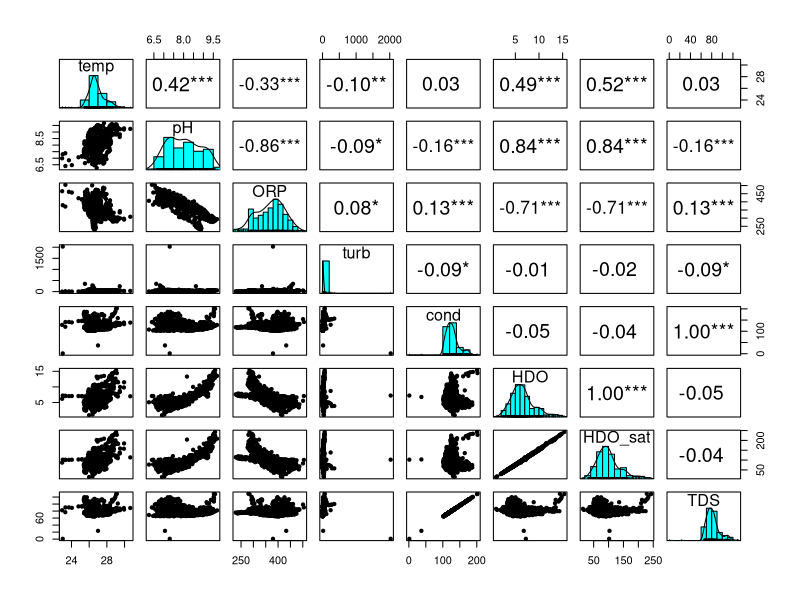
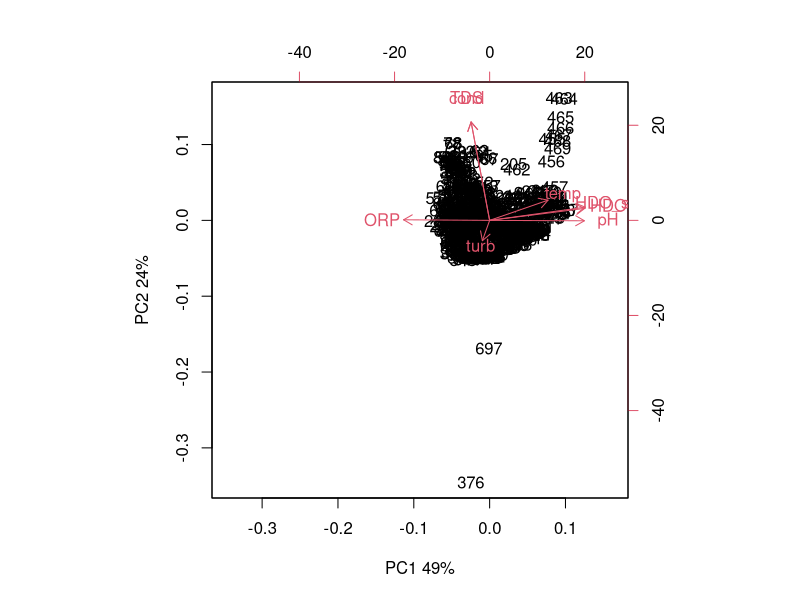
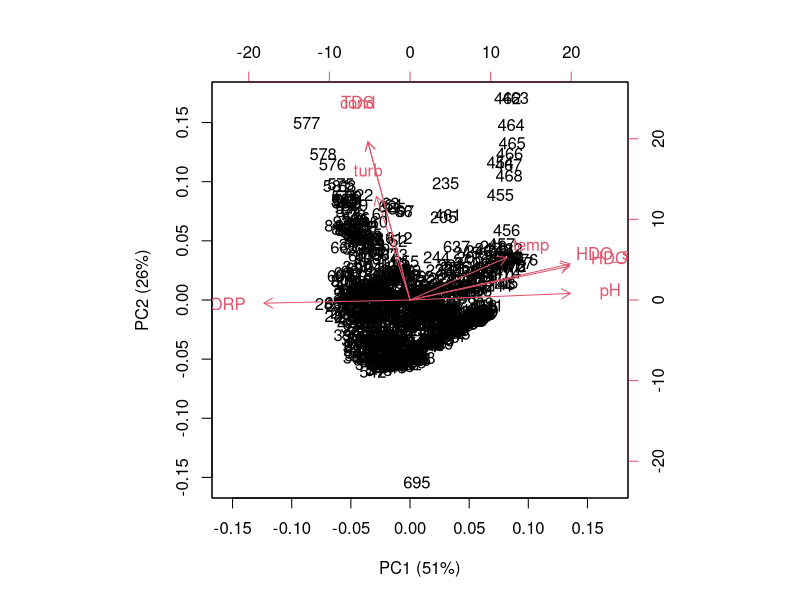
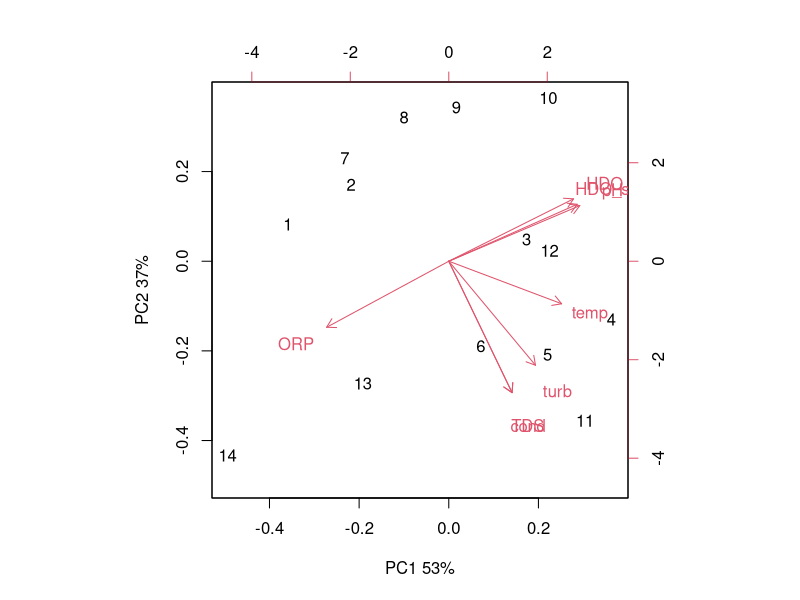
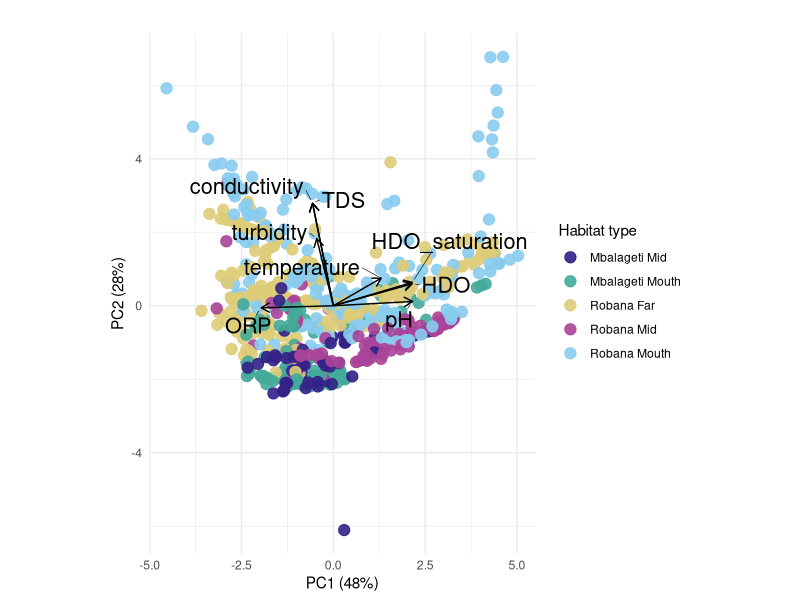

The R script that drew these images, in order: (Note: this script raises an error after producing the figures.)
rm(list = ls())

# load libraries
library(tidyverse)  # includes dplyr, ggplot2
library(vegan)      # multivariate analysis of ecological community data   
library(psych)      # useful for panel plots of multivariate datasets
library(ggrepel)    # label placement for ggplot2 to avoid overlapping text
library(patchwork)  # combine multiple ggplot2 plots into one layout 

# load data_water
data_water <- read.csv("data_water.csv") |>
  dplyr::mutate(transect_date_time = paste(transect_ID, substr(date_time_end, 1, 6), substr(date_time_start, 12, 16), sep = " "))|>
  mutate(date=as.Date(date, format= "%d-%b-%Y"),
         habitat_detailed = case_when(
           transect_ID %in% c("pap_1", "pap_2") ~ "Papyrus Mbalageti Mouth",
           transect_ID %in% c("pap_3", "pap_4") ~ "Papyrus Robana Mouth",
           transect_ID %in% c("pap_5", "pap_6") ~ "Papyrus Robana Far",
           transect_ID %in% c("tree_1", "tree_2") ~ "Tree Mbalageti Mid",
           transect_ID %in% c("tree_3", "tree_4") ~ "Tree Robana Mid",
           transect_ID %in% c("tree_5", "tree_6") ~ "Tree Robana Mouth",
           transect_ID %in% c("tree_7", "tree_8") ~ "Tree Robana Far",
           TRUE ~ NA_character_),
         habitat_main = case_when(
           transect_ID %in% c("pap_1", "pap_2","pap_3", "pap_4","pap_5", "pap_6" ) ~ "Papyrus",
           transect_ID %in% c("tree_1", "tree_2","tree_3", "tree_4","tree_5", "tree_6","tree_7", "tree_8") ~ "Trees",
           TRUE ~ NA_character_),
         distance_to_river_mouth= case_when(
           transect_ID %in% c("pap_1", "pap_2", "pap_3", "pap_4", "tree_5", "tree_6") ~ "Mouth",
           transect_ID %in% c("tree_1", "tree_2", "tree_3", "tree_4") ~ "Mid",
           transect_ID %in% c("pap_5", "pap_6", "tree_7", "tree_8") ~ "Far"
         ),
         distance_to_river_mouth= factor(distance_to_river_mouth, levels= c("Mouth", "Mid", "Far")),
         habitat_detailed_2= case_when(
           transect_ID %in% c("pap_1", "pap_2") ~ "Mbalageti Mouth",
           transect_ID %in% c("pap_3", "pap_4","tree_5", "tree_6") ~ "Robana Mouth",
           transect_ID %in% c("pap_5", "pap_6","tree_7", "tree_8") ~ "Robana Far",
           transect_ID %in% c("tree_1", "tree_2") ~ "Mbalageti Mid",
           transect_ID %in% c("tree_3", "tree_4") ~ "Robana Mid",
           TRUE ~ NA_character_),
         river= case_when(
           transect_ID %in% c("pap_1", "pap_2", "tree_1", "tree_2") ~ "Mbalageti",
           transect_ID %in% c("pap_3", "pap_4", "pap_5", "pap_6", "tree_3", "tree_4","tree_5", "tree_6", "tree_7", "tree_8") ~ "Robana"
         ))


# explore the correlations among the factors in a panel pairs plot
psych::pairs.panels(data_water |> dplyr::select(temp, pH, ORP, turb, cond, HDO, HDO_sat, TDS),smooth=F,ci=T,ellipses=F,stars=T,method="pearson")
# very strong relation between conductivity and TDS, one on one correlation
# HDO and HDO_sat one on one correlation
# strong negative correlation between ORP and HDO & HDO_sat
# strong positive correlation between pH and HDO
# strong negative correlation between pH and ORP

# PCA with all data
pca_input <- data_water |>
  dplyr::select(temp, pH, ORP, turb, cond, HDO, HDO_sat, TDS)|>
  filter(if_all(everything(), ~ !is.na(.) & !is.infinite(.)))

pca_result <- prcomp(pca_input,center=T, scale. = TRUE)
pca_result
summary(pca_result)

biplot(pca_result,xlab="PC1 49%",ylab="PC2 24%")

# points 376, 621 and 739 seem to be outliers, in the original dataframe of data_water these are rows 377, 622 and 740
# point 376 has a very high turbidity, very low conductivity and low TDS, depth 0.46
# point 376 was recorded at 11:07:58, which coincides with the exact start time of the transect, seconds moved = 2 and meters moved = 2  suggesting the multiprobe may not yet have been fully submerged. The shallow depth (0.46m) supports this assumption. Partial submersion may also explain the unusually high HDO saturation and turbidity, as the sensors may have measured surface water or even been partially exposed to air.
# there is some time issue with the Manta multimeter probe therefore it could be that the measurement already started but, while the transect was not yet started

# point 621: TDS relatively low, conductivity low, turbidity high, depth 0.47, suggest that the probe is held more close to the surface
# point 739 also has low conductivity and TDS.
# most values of conductivity in the df are above 100 and TDS above 70, these three data points deviate strongly
# remove these three outliers from the data set, as these might not be representative measurements

pca_input2 <- data_water |>
  dplyr::slice(c(-377,-622,-740)) |>
  dplyr::select(temp, pH, ORP, turb, cond, HDO, HDO_sat, TDS)|>
  filter(if_all(everything(), ~ !is.na(.) & !is.infinite(.)))

pca_result <- prcomp(pca_input2,center=T, scale. = TRUE)
pca_result
summary(pca_result)

biplot(pca_result, xlab = "PC1 (51%)", ylab = "PC2 (26%)")
# now the plot looks better, still there seems to be a cluster of points to the right

# try PCA with averaged data
pca_input_avg <- data_water |>
  dplyr::slice(c(-377,-622, -740)) |>
  dplyr::filter(if_all(c(temp, pH, ORP, turb, cond, HDO, HDO_sat, TDS),
                       ~ !is.na(.) & !is.infinite(.))) |>
  dplyr::group_by(transect_ID) |>
  dplyr::summarise(
    temp = mean(temp),
    pH = mean(pH),
    ORP = mean(ORP),
    turb = mean(turb),
    cond = mean(cond),
    HDO = mean(HDO),
    HDO_sat = mean(HDO_sat),
    TDS = mean(TDS),
    .groups = "drop"
  )

pca_result_avg <- prcomp(
  pca_input_avg |> dplyr::select(-transect_ID),
  center = TRUE,
  scale. = TRUE
)
pca_result_avg
summary(pca_result_avg)

biplot(pca_result_avg,xlab="PC1 53%",ylab="PC2 37%")
# so the raw data explains 51+26= 76% of all variation
# averaged data explains 53+37= 90% of all variation

# comparing the two biplots, the arrows of temp, turb, cond and TDS seem to change direction
# try o find out why this is

# compute correlation matrices
cor_raw <- cor(pca_input2, use = "pairwise.complete.obs")
cor_avg <- cor(pca_input_avg |> dplyr::select(temp, pH, ORP, turb, cond, HDO, HDO_sat, TDS), use = "pairwise.complete.obs")

# convert matrices to long format data frames
cor_raw_df <- as.data.frame(as.table(cor_raw)) |>
  rename(Var1 = Var1, Var2 = Var2, Correlation_raw = Freq)

cor_avg_df <- as.data.frame(as.table(cor_avg)) |>
  rename(Var1 = Var1, Var2 = Var2, Correlation_avg = Freq)

# join on Var1 and Var2
cor_compare <- left_join(cor_raw_df, cor_avg_df, by = c("Var1", "Var2")) |>
  arrange(Var1, Var2)

# view table
print(cor_compare)
# temperature vs turbidity changes from 0.07 (weak positive) in raw to 0.50 (moderate positive) in averaged.
# ORP vs turbidity flips from 0.23 (positive) in raw to -0.08 (negative) in averaged.
# conductivity vs turbidity increases from 0.44 (moderate) in raw to 0.87 (very strong positive) in averaged.
# conductivity vs temp flips from (-0.11) in raw to 0.47 (moderate positive) in averaged.
# pH vs turbidity flips from -0.20 (weak negative) in raw to 0.15 (weak positive) in averaged.
# TDS vs temperature flips from -0.11 in raw to 0.47 (moderate positive) in averaged.
# TDS vs turbidity rises from 0.44 (moderate) in raw to 0.86 (very strong positive) in averaged
# HDO vs turbidity shifts from -0.11 (near zero) in raw to 0.2 (weak positive) in averaged.
# HDO_sat vs turbidity shifts from -0.09 in raw to 0.23 in averaged.

# the averaging pca changed correlation, or increased strength of correlations and might hide variability 
# I want to use the clustering of the parameters to give indication of chemical water quality and visible water quality, so it might be better to have enough variability in the data and choose for the raw data instead of averaging data

# make plot
# get row indices to align the meta data (categories) with the rows of the pca input
rows_to_keep <- as.numeric(rownames(pca_input2))

# run PCA
pca_result <- prcomp(pca_input2, center = TRUE, scale. = TRUE)

# add the meta data (habitat categories) with the rows used in the PCA
habitat_vector <- data_water$habitat_detailed_2[rows_to_keep]

# extract PCA scores into a dataframe and add the habitat categories
scores <- as.data.frame(pca_result$x)
scores$habitat <- habitat_vector

# extract loadings (arrows) for the first pricinipal components PC1 and PC2 
loadings <- as.data.frame(pca_result$rotation[, 1:2])  
# label the variable names
loadings$varname <- rownames(loadings)
loadings$varname <- dplyr::recode(
  loadings$varname,
  "cond" = "conductivity",
  "turb" = "turbidity",
  "temp" = "temperature",
  "HDO_sat" = "HDO_saturation"
)

# adjust the x and y positions of the labels
loadings$nudge_x <- 0
loadings$nudge_y <- 0

loadings$nudge_x[loadings$varname == "TDS"] <- 0.5
loadings$nudge_x[loadings$varname == "conductivity"] <- -0.3
loadings$nudge_x[loadings$varname == "turbidity"] <- -0.3
loadings$nudge_x[loadings$varname == "temperature"] <- 0.1
loadings$nudge_x[loadings$varname == "HDO"] <- 0.4
loadings$nudge_x[loadings$varname == "HDO_saturation"] <- 0.4
loadings$nudge_y[loadings$varname == "HDO_saturation"] <- -0.1
loadings$nudge_y[loadings$varname == "ORP"] <- -0.1

# scale arrows for visibility
arrow_scale <- 4.5 
loadings$PC1 <- loadings$PC1 * arrow_scale
loadings$PC2 <- loadings$PC2 * arrow_scale

# plot
plot1 <- ggplot(scores, aes(x = PC1, y = PC2, color = habitat)) +
  geom_point(size = 3.5, alpha= 0.9) +
  geom_segment(data = loadings,
               aes(x = 0, y = 0, xend = PC1, yend = PC2),
               arrow = arrow(length = unit(0.25, "cm")),
               color = "black", linewidth = 0.5) +
  geom_text_repel(
    data = loadings,
    aes(x = PC1, y = PC2, label = varname),
    color = "black",
    size = 5.5,
    nudge_x = loadings$nudge_x,
    nudge_y = loadings$nudge_y,
    force_pull= 0.3,
    segment.color = "black",     
    segment.size = 0.2,          
    box.padding = 0.4,          
    point.padding = 0.2,      
    min.segment.length = 0
  )+
  labs(
    title = "",
    x = paste0("PC1 (", round(summary(pca_result)$importance[2, 1] * 100), "%)"),
    y = paste0("PC2 (", round(summary(pca_result)$importance[2, 2] * 100), "%)"),
    color = "Habitat type"
  ) +
  coord_fixed() +
  theme_minimal() +
  scale_color_manual(values = c("#332288", "#44AA99", "#DDCC77", "#AA4499", "#88CCEE"))
plot1

# from the PCA plot it seems that HDO saturation, HDO, pH and temperature are clustered over PC1 and ORP in opposite direction
# these factors give an indication about water aeration -->chemical water quality
# conductivity, TDS and turbidity cluster together over PC2, these factors give an indication about water clarity --> visible water quality

# save the plot
ggsave("PCA.png", plot1 , width = 12, height = 6, dpi = 300)

# with these PCA results it is possible to plot the water parameters according to the PCA axis in one plot instead of every parameters separately
# therefore need to extract the PCA values and make a data frame of it

# extract PCA values and add as column to data water
scores <- as.data.frame(pca_result$x)

# add metadata of data water by matching rows
meta <- data_water[rows_to_keep, ]  
pca_with_meta <- cbind(meta, scores)


# test the effects of habitat, river and distance to river mouth on the PCA axis
# anova PC1 (chemical water quality)
model_pc1 <- lmer(PC1 ~ habitat_main * river * distance_to_river_mouth + (1 | transect_ID), data = pca_with_meta)
anova(model_pc1)
# habitat type significant **
# river significant effect *
# distance to river mouth highly significant ***
summary(model_pc1)
# trees significantly higher
# Robana significantly higher 
# far distance is significantly higher than mouth
# but zero variance of transect_ID, so remove from the model

# test without the random effect
model_pc1a <- lm(PC1 ~ habitat_main * river * distance_to_river_mouth, data = pca_with_meta)
anova(model_pc1a)
# habitat not significant
# river marginally significant 0.06
# distance to river mouth highly significant ***

# compare models
anova(model_pc1, model_pc1a)
# AIC lower for model pc1a and the p=1 so take out random effect

# pairwise comparisons for model_pc1a
emm <- emmeans(model_pc1a, ~ river * distance_to_river_mouth * habitat_main, drop = TRUE)
pairs(emm)

# create letters
cld_dist <- cld(emm, Letters = letters)
cld_dist
letters_df <- as.data.frame(cld_dist)
letters_df <- letters_df |>
  mutate(y_pos = 80) |>
  mutate(group_label = gsub(" ", "", .group)) |>
  ungroup() |>
  drop_na()

# plot PC1 which represents water aeration (chemical water quality) + significance letters
plot1 <- ggplot(pca_with_meta, aes(x = distance_to_river_mouth, y = PC1, fill= river)) +
  geom_boxplot()+
  facet_grid(~habitat_main)+
  theme(text= element_text(size=14))+
  labs(x= "Distance to river mouth", y= "Chemical water quality (PC1)")+
  coord_cartesian(ylim = c(-5, 10))+
  scale_y_continuous(breaks = seq(-5, 10, by = 2.5))+
  geom_text(
    data = letters_df,
    aes(x = distance_to_river_mouth, y = Inf, label = group_label, group= river),
    color = "black",
    size = 4,
    fontface = "bold",
    position = position_dodge(width = 0.75),
    vjust=1.8,
    inherit.aes = FALSE
  )+
  scale_fill_manual(values = c(
    "Mbalageti" = "#0072B2",
    "Robana" = "#56B4E9"))+
  theme_minimal(base_size = 14) +
  theme(
    axis.title = element_text(size = 13, face="bold"),
    axis.title.x = element_text(size = 13, face = "bold", margin = margin(t = 10)),
    axis.text.x = element_text(size = 11, face = "bold", color="black"), 
    axis.text = element_text(size = 11),
    legend.position = "right",
    legend.title = element_text(size = 13, face = "bold"),
    strip.text = element_text(size = 13, face = "bold"),
    panel.grid.major.x = element_line(color = "grey80", linetype = "solid"),
    panel.grid.major.y = element_line(color = "grey80", linetype = "solid"),
    panel.grid.minor = element_blank(),
    panel.spacing = unit(1.2, "lines"),
    panel.border = element_rect(color = "black", size = 1, fill = NA),
    plot.margin = margin(10, 10, 10, 10)
  )
plot1

# anova PC2
model_pc2 <- lmer(PC2 ~ habitat_main * river * distance_to_river_mouth + (1 | transect_ID) , data = pca_with_meta)
anova(model_pc2)
# habitat not significant
# river significant effect **
# significant effect of distance to river mouth
# almost marginally signficant of interaction habitat:river and habitat:distance to river
summary(model_pc2)
# some variance between transects
# Robana significantly higher values 
# mid distance signficantly lower than mouth --> lower value for water clarity actually means a better water quality, cause lower values of turbditity, TDS and cond
# far distance significantly higher than mouth

# try model without random effect
model_pc2a <- lm(PC2 ~ habitat_main * river * distance_to_river_mouth, data = pca_with_meta)
anova(model_pc2a)
# every parameter is highly significant
summary(model_pc2a)

# compare models
anova (model_pc2, model_pc2a)
# AIC model pc2 is lower and the pvalue < 0.001 indicating to keep the random effect in the model

# pairwise comparisons for model_pc1a
emm2 <- emmeans(model_pc2, ~ river * distance_to_river_mouth * habitat_main, drop = TRUE)
pairs(emm2)

# create letters
cld_dist2 <- cld(emm2, Letters = letters)
cld_dist2
letters_df2 <- as.data.frame(cld_dist2)
letters_df2 <- letters_df2 |>
  mutate(y_pos = 80) |>
  mutate(group_label = gsub(" ", "", .group)) |>
  ungroup() |>
  drop_na()

# plot PC2 which represents water clarity (visible water quality)
plot2 <- ggplot(pca_with_meta, aes(x = distance_to_river_mouth, y = PC2, fill= river)) +
  geom_boxplot()+
  facet_grid(~habitat_main)+
  theme(text= element_text(size=14))+
  labs(x= "Distance to river mouth", y= "Visible water quality (PC2)")+
  coord_cartesian(ylim = c(-5, 10))+
  scale_y_continuous(breaks = seq(-5, 10, by = 2.5))+
  geom_text(
    data = letters_df2,
    aes(x = distance_to_river_mouth, y = Inf, label = group_label, group= river),
    color = "black",
    size = 4,
    fontface = "bold",
    position = position_dodge(width = 0.75),
    vjust=1.8,
    inherit.aes = FALSE
  )+
  scale_fill_manual(values = c(
    "Mbalageti" = "#0072B2",
    "Robana" = "#56B4E9"))+
  theme_minimal(base_size = 14) +
  theme(
    axis.title = element_text(size = 13, face="bold"),
    axis.title.x = element_text(size = 13, face = "bold", margin = margin(t = 10)),
    axis.text.x = element_text(size = 11, face = "bold", color="black"), 
    axis.text = element_text(size = 11),
    legend.position = "right",
    legend.title = element_text(size = 13, face = "bold"),
    strip.text = element_text(size = 13, face = "bold"),
    panel.grid.major.x = element_line(color = "grey80", linetype = "solid"),
    panel.grid.major.y = element_line(color = "grey80", linetype = "solid"),
    panel.grid.minor = element_blank(),
    panel.spacing = unit(1.2, "lines"),
    panel.border = element_rect(color = "black", size = 1, fill = NA),
    plot.margin = margin(10, 10, 10, 10)
  )
plot2

# make combined plot
plot2 <- plot2 + theme(strip.text.x = element_blank())

combined_plot <-
  (plot1 +
     theme(
       axis.title.x = element_blank(),
       axis.text.x  = element_blank(),
       axis.ticks.x = element_blank()
     )) /
  (plot2 + theme(strip.text.x = element_blank())) +
  plot_layout(guides = "collect", heights = c(1, 1)) &
  theme(
    legend.position = "right",
    axis.title.y = element_text(size = 10, face = "bold"),  # y-label size
    axis.text.y  = element_text(size = 12)                  # y tick size
  )

print(combined_plot)
ggsave("combined_plot.png", combined_plot, width = 12, height = 6, dpi = 300)


#### data preparation for Structural Equation Modelling SEM ####
# take average values for PC1 and PC2 for every transect + date combination so the number of observations is reduced to 94 and matches the number of observations in the different datasets
PCA_data <- pca_with_meta |>
  group_by(transect_run_ID,transect_ID,river, habitat_detailed, habitat_detailed_2, distance_to_river_mouth, habitat_main, date) |>
  dplyr::summarise(
    chemical_water_quality_PC1 = mean(PC1),
    visible_water_quality_PC2 = mean(PC2),
    .groups = "drop"
  )

# save as csv to use in SEM
write.csv(PCA_data, "PCA_data.csv", row.names = FALSE)



